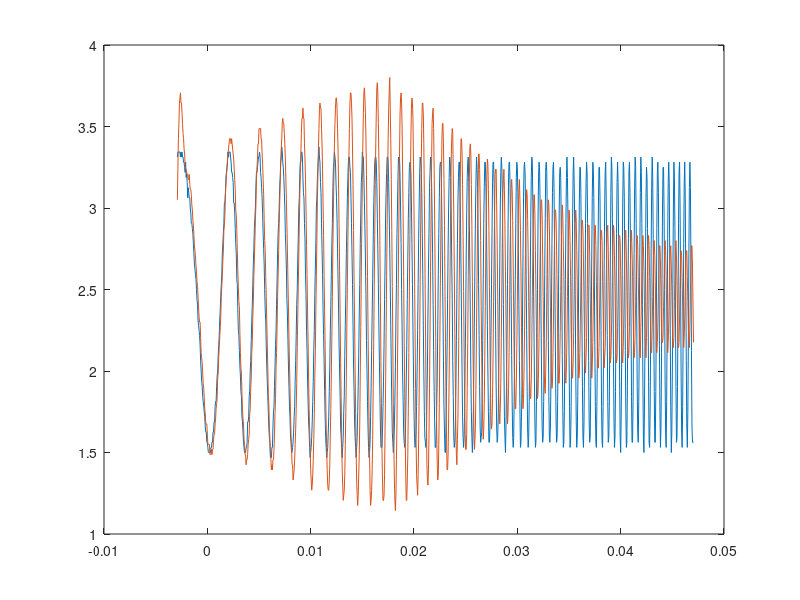
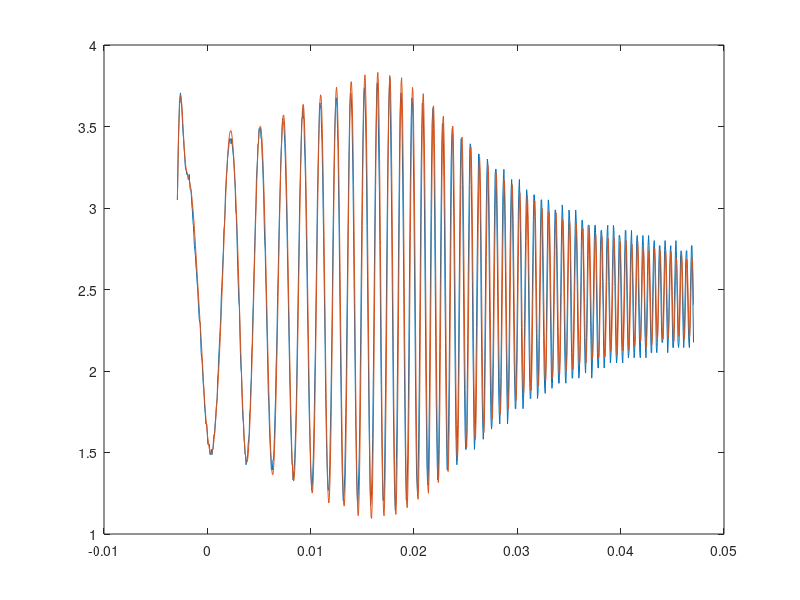

These figures' MATLAB source, in order:
load('date_RDBH.mat');
t = RusDana(:,1);
u = RusDana(:,2);
y2 = RusDana(:,4);

figure(), plot(t,u,t,y2);

%determinare k pentru y2
k = mean(y2)/mean(u);

i5 = 419;
i6 = 407;
i7 = 423;
i8 = 412;
Mr = (y2(i7)-y2(i8))/(u(i5)-u(i6));
Tr = 2*(t(i5)-t(i6));
wr = 2*pi/Tr;

tita = sqrt((Mr-sqrt(Mr^2-1))/2/Mr)/k;
wn = wr/sqrt(1-2*tita^2);
phrez = t(i7)-t(i5);
Tz = tan(phrez+atan(sqrt(1-2*tita^2)/tita));

titar = sqrt(tita^2+(1/2/Tz/wn)^2);
wnr = wn/sqrt(1-(1/2/Tz/wn)^2);

A = [0,1;-wnr^2,-2*titar*wnr];
B = [k*Tz;k*wnr^2];
C = [1,0];
D = 0;
ysim2 = lsim(ss(A,B,C,D),u-mean(u),t,[y2(1)-mean(y2),(y2(2)-y2(1))/(t(2)-t(1))-mean(y2)])+mean(y2);
figure()
plot(t,y2,t,ysim2);
J = norm(y2-ysim2)/sqrt(length(y2));
Empn = norm(y2-ysim2)/norm(y2-mean(y2))
